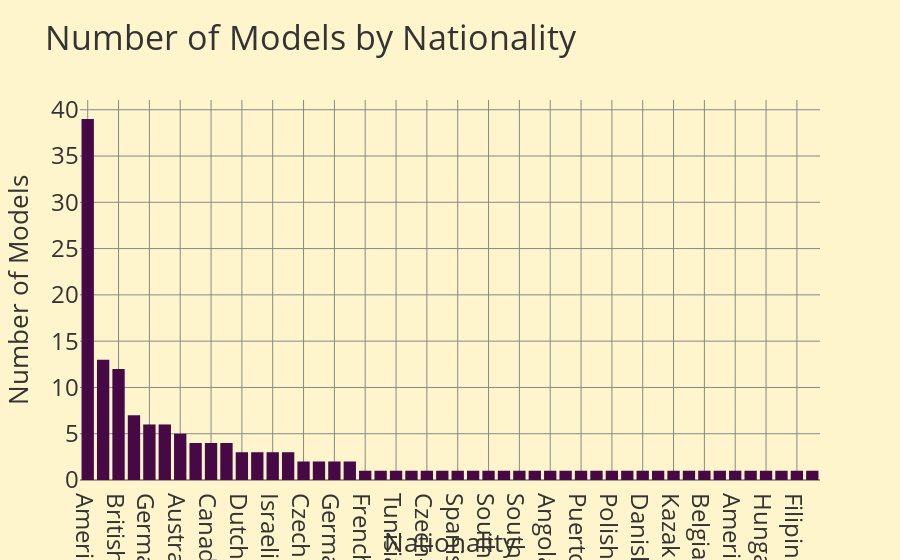
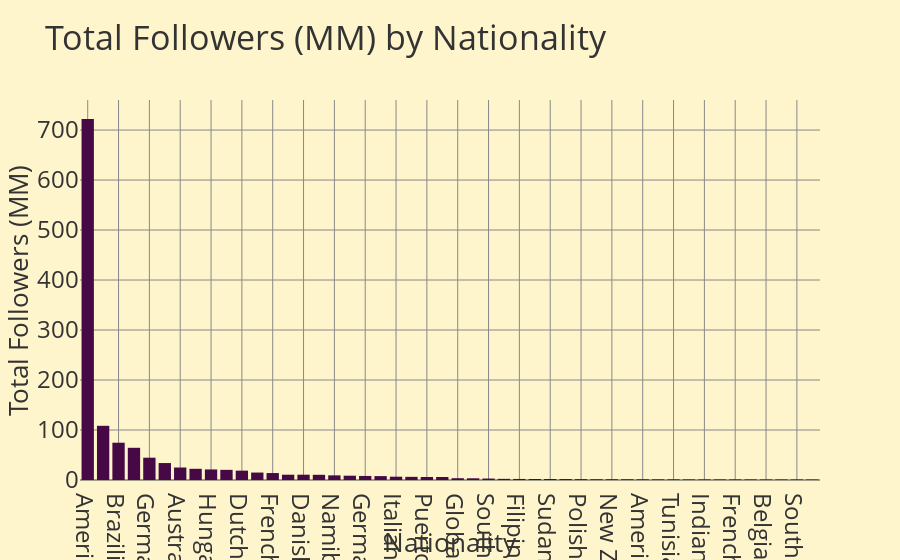

The code cell stored with these charts, in order, in its notebook:
### Code cell
plot_models_social_data(x_axis='nationality', y_axis='count')
plot_models_social_data(x_axis='nationality', y_axis='sum')

### Figure 1 — Plotly figure (JSON) as saved in the notebook; plotly's stock layout.template omitted (floating-point values rounded to 4 significant figures)
{"data": [{"type": "bar", "x": ["American", "Brazilian", "British", "Russian", "German", "French", "Australian", "Italian", "Canadian", "Chinese", "Dutch", "Japanese", "Israeli", "Ukrainian", "Czech", "Swedish", "German-American", "Danish", "French-Italian", "Canadian-South African", "Tunisian", "Tanzanian", "Czech-American", "Sudanese-American", "Spanish", "South Sudanese-Australian", "South Sudanese", "South Korean", "South African", "Somali-American", "Angolan", "Romanian", "Puerto Rican", "Portuguese", "Polish", "Norwegian", "Danish-Peruvian", "Namibian", "Kazakh", "Japanese-Korean", "Belgian", "British-Nigerian", "American-Japanese", "Indian-American", "Hungarian", "Global", "Filipino", "New Zealander"], "y": [39, 13, 12, 7, 6, 6, 5, 4, 4, 4, 3, 3, 3, 3, 2, 2, 2, 2, 1, 1, 1, 1, 1, 1, 1, 1, 1, 1, 1, 1, 1, 1, 1, 1, 1, 1, 1, 1, 1, 1, 1, 1, 1, 1, 1, 1, 1, 1]}], "layout": {"title": {"text": "Number of Models by Nationality"}, "xaxis": {"title": {"text": "Nationality"}, "type": "category"}, "yaxis": {"title": {"text": "Number of Models"}}}}

### Figure 2 — Plotly figure (JSON) as saved in the notebook; plotly's stock layout.template omitted (floating-point values rounded to 4 significant figures)
{"data": [{"type": "bar", "x": ["American", "British", "Brazilian", "Spanish", "German", "Russian", "Australian", "Ukrainian", "Hungarian", "South African", "Dutch", "Canadian", "French", "Chinese", "Danish", "Swedish", "Namibian", "Portuguese", "German-American", "Japanese-Korean", "Italian", "Israeli", "Puerto Rican", "Japanese", "Global", "Angolan", "South Korean", "Czech", "Filipino", "Tanzanian", "Sudanese-American", "South Sudanese-Australian", "Polish", "Kazakh", "New Zealander", "Canadian-South African", "American-Japanese", "Somali-American", "Tunisian", "Danish-Peruvian", "Indian-American", "Czech-American", "French-Italian", "Romanian", "Belgian", "Norwegian", "South Sudanese", "British-Nigerian"], "y": [722.1, 108.4, 74.6, 64.4, 44.6, 33.9, 25, 22.4, 21.1, 20.3, 18.7, 14.9, 13.9, 10.6, 10.6, 10.4, 9.3, 8.6, 8.1, 7.8, 6.6, 6.3, 6, 6, 3.6, 3.4, 2.9, 2.3, 2.1, 2, 2, 1.9, 1.7, 1.5, 1.5, 1.5, 1.4, 1.3, 1.3, 1.2, 1.2, 1.2, 1.2, 1.2, 1.1, 1.1, 1.1, 1]}], "layout": {"title": {"text": "Total Followers (MM) by Nationality"}, "xaxis": {"title": {"text": "Nationality"}, "type": "category"}, "yaxis": {"title": {"text": "Total Followers (MM)"}}}}
